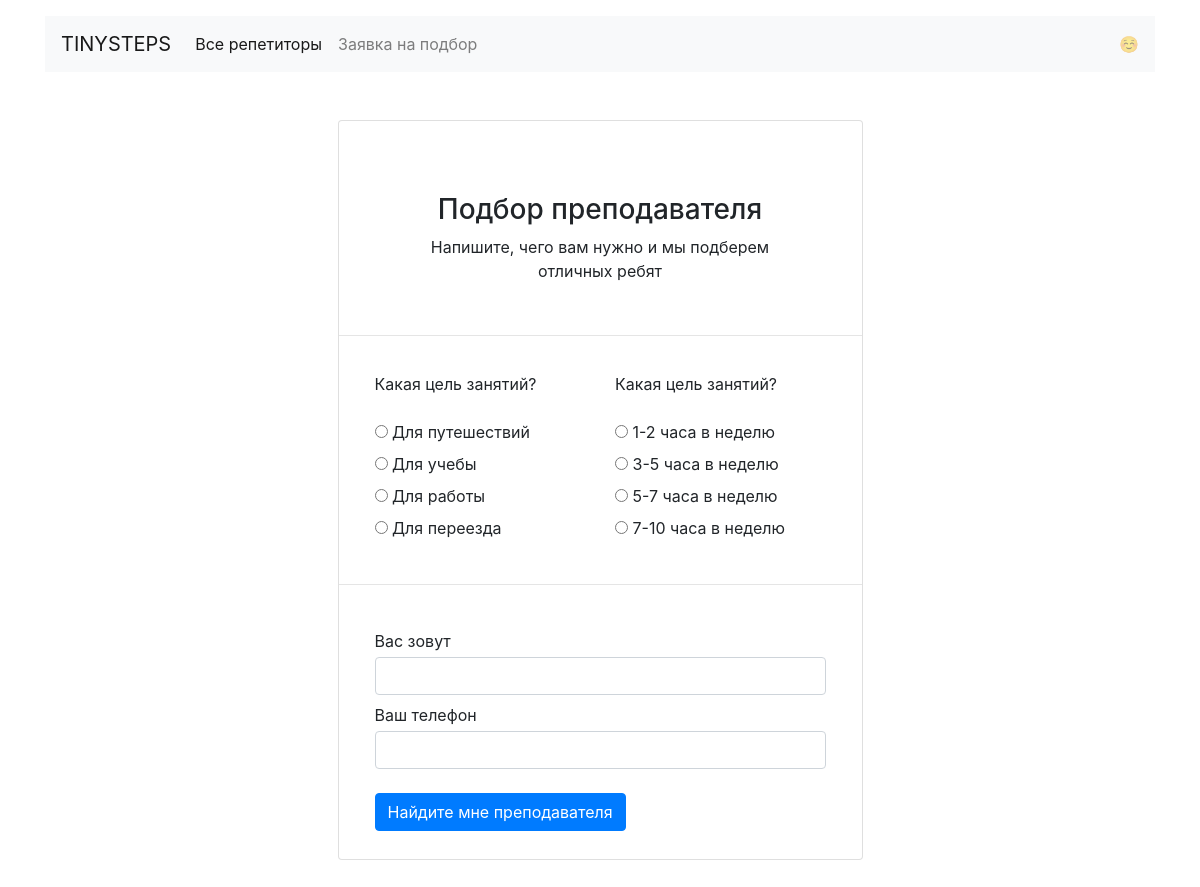
Page /request/ on the committed database.
### app.py (models this page shows)
class DicGoals(db.Model):
    __tablename__ = 'dic_goals'
    goal_key = db.Column(db.String(20), primary_key=True)
    rus_name = db.Column(db.String(50))
    emblem = db.Column(db.String(100))
    teachers = db.relationship('Teacher', secondary=teacher_goal_association,
                               back_populates='goals')

class AvailableTime(db.Model):
    __tablename__ = 'dic_available_time'
    time_key = db.Column(db.String(10), primary_key=True)
    rus_name = db.Column(db.String(100))

### app.py (the view, shortened to what this page needs)
@app.route('/request/', methods=['POST', 'GET'])
def request_for_teacher():
    data = Data()
    request_form = RequestForm()
    return render_template('request.html',
                           goals=data.goals,
                           available_time=data.available_time,
                           form=request_form)

### app.py
class RequestForm(FlaskForm):
    goals = Data().goals
    available_time = Data().available_time
    goal_key = RadioField('Какая цель занятий?', choices=[(goal.goal_key, goal.rus_name) for goal in goals])
    time_key = RadioField('Какая цель занятий?', choices=[(tm.time_key, tm.rus_name) for tm in available_time])
    client_name = StringField('Вас зовут', [InputRequired(message="Укажите ваше имя"), Length(min=1)])
    client_phone = StringField('Ваш телефон', [InputRequired(message="Укажите ваш телефон")])

### app.py (called while the page is built)
    @property
    def goals(self):
        return self.__goals.all()

    @property
    def available_time(self):
        return self.__available_time.all()

### templates/request.html (shortened to what this page needs)
{% extends 'base.html' %}
{% block content %}
  <main class="container mt-5">
    <div class="col-12 col-sm-10 col-lg-6 offset-lg-3 offset-sm-1">
      <form action={{ 'request' }} method = "post" class="card mb-5">
        <div class="card-body text-center pt-5">
          <h1 class="h3 card-title mt-4 mb-2">Подбор преподавателя</h1>
          <p class="px-5">Напишите, чего вам нужно и&nbsp;мы&nbsp;подберем отличных&nbsp;ребят</p>
        </div>
        <hr>
        <div class="card-body mx-3">
          <div class="row">
            <div class="col">
              <p>{{ form.goal_key.label }}</p>
              <div>
              {% for subfield in form.goal_key %}
                  <div>
                      {{ subfield }}
                      {{ subfield.label }}
                  </div>
              {% endfor %}
              </div>
            </div>
            <div class="col">
              <p>{{ form.time_key.label }}</p>
              {% for subfield in form.time_key %}
                  <div>
                      {{ subfield }}
                      {{ subfield.label }}
                  </div>
              {% endfor %}
            </div>
          </div>
        </div>
        <hr>
        <div class="card-body mx-3">
          <div> {{ form.client_name.label(class="mb-1 mt-2") }} {{ form.client_name(class="form-control") }} </div>
          <div> {{ form.client_phone.label(class="mb-1 mt-2") }} {{ form.client_phone(class="form-control") }} </div>
          <input type="submit" class="btn btn-primary mt-4 mb-2" value="Найдите мне преподавателя">
        </div>
      </form>
    </div>
  </main>
{% endblock %}

### rows in the picture
DicGoals: goal_key "☐ Для путешествий", label "Для путешествий"
DicGoals: goal_key "☐ Для учебы", label "Для учебы"
DicGoals: goal_key "☐ Для работы", label "Для работы"
DicGoals: goal_key "☐ Для переезда", label "Для переезда"
AvailableTime: time_key "☐ 1-2 часа в неделю", label "1-2 часа в неделю"
AvailableTime: time_key "☐ 3-5 часа в неделю", label "3-5 часа в неделю"
AvailableTime: time_key "☐ 5-7 часа в неделю", label "5-7 часа в неделю"
AvailableTime: time_key "☐ 7-10 часа в неделю", label "7-10 часа в неделю"
